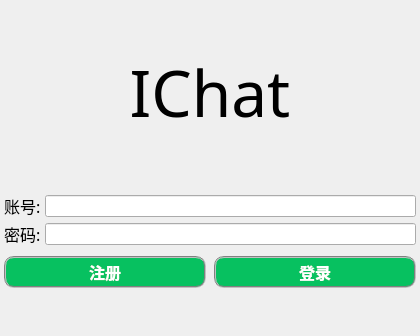
<?xml version="1.0" encoding="UTF-8"?>
<ui version="4.0">
 <class>Client</class>
 <widget class="QMainWindow" name="Client">
  <property name="geometry">
   <rect>
    <x>0</x>
    <y>0</y>
    <width>420</width>
    <height>336</height>
   </rect>
  </property>
  <property name="windowTitle">
   <string>Design by Snipe</string>
  </property>
  <widget class="QWidget" name="centralwidget">
   <layout class="QVBoxLayout" name="verticalLayout">
    <property name="spacing">
     <number>6</number>
    </property>
    <property name="leftMargin">
     <number>0</number>
    </property>
    <property name="topMargin">
     <number>0</number>
    </property>
    <property name="rightMargin">
     <number>0</number>
    </property>
    <property name="bottomMargin">
     <number>0</number>
    </property>
    <item>
     <layout class="QHBoxLayout" name="horizontalLayout"/>
    </item>
    <item>
     <spacer name="verticalSpacer">
      <property name="orientation">
       <enum>Qt::Vertical</enum>
      </property>
      <property name="sizeHint" stdset="0">
       <size>
        <width>20</width>
        <height>45</height>
       </size>
      </property>
     </spacer>
    </item>
    <item>
     <widget class="QLabel" name="label_3">
      <property name="font">
       <font>
        <family>Microsoft YaHei</family>
        <pointsize>48</pointsize>
       </font>
      </property>
      <property name="text">
       <string>IChat</string>
      </property>
      <property name="alignment">
       <set>Qt::AlignCenter</set>
      </property>
     </widget>
    </item>
    <item>
     <spacer name="verticalSpacer_2">
      <property name="orientation">
       <enum>Qt::Vertical</enum>
      </property>
      <property name="sizeHint" stdset="0">
       <size>
        <width>20</width>
        <height>11</height>
       </size>
      </property>
     </spacer>
    </item>
    <item>
     <layout class="QGridLayout" name="gridLayout" rowstretch="0,0">
      <property name="leftMargin">
       <number>4</number>
      </property>
      <property name="topMargin">
       <number>4</number>
      </property>
      <property name="rightMargin">
       <number>4</number>
      </property>
      <property name="bottomMargin">
       <number>4</number>
      </property>
      <property name="spacing">
       <number>4</number>
      </property>
      <item row="0" column="0">
       <widget class="QLabel" name="label">
        <property name="font">
         <font>
          <family>Agency FB</family>
          <pointsize>12</pointsize>
         </font>
        </property>
        <property name="text">
         <string>账号:</string>
        </property>
       </widget>
      </item>
      <item row="1" column="0">
       <widget class="QLabel" name="label_2">
        <property name="font">
         <font>
          <family>Agency FB</family>
          <pointsize>12</pointsize>
         </font>
        </property>
        <property name="text">
         <string>密码:</string>
        </property>
       </widget>
      </item>
      <item row="1" column="1">
       <widget class="QLineEdit" name="pwd"/>
      </item>
      <item row="0" column="1">
       <widget class="QLineEdit" name="name"/>
      </item>
     </layout>
    </item>
    <item>
     <layout class="QHBoxLayout" name="horizontalLayout_2">
      <property name="spacing">
       <number>8</number>
      </property>
      <property name="leftMargin">
       <number>4</number>
      </property>
      <property name="topMargin">
       <number>0</number>
      </property>
      <property name="rightMargin">
       <number>4</number>
      </property>
      <property name="bottomMargin">
       <number>0</number>
      </property>
      <item>
       <widget class="QPushButton" name="register_2">
        <property name="font">
         <font>
          <family>Agency FB</family>
          <pointsize>12</pointsize>
          <weight>75</weight>
          <bold>true</bold>
          <stylestrategy>PreferDefault</stylestrategy>
         </font>
        </property>
        <property name="styleSheet">
         <string notr="true">background-color: rgb(7, 193, 96);
color: rgb(255, 255, 255);
border:2px groove gray;border-radius:10px;padding:2px 4px;</string>
        </property>
        <property name="text">
         <string>注册</string>
        </property>
       </widget>
      </item>
      <item>
       <widget class="QPushButton" name="login">
        <property name="font">
         <font>
          <family>Agency FB</family>
          <pointsize>12</pointsize>
          <weight>75</weight>
          <bold>true</bold>
         </font>
        </property>
        <property name="styleSheet">
         <string notr="true">background-color: rgb(7, 193, 96);
color: rgb(255, 255, 255);
border:2px groove gray;border-radius:10px;padding:2px 4px;</string>
        </property>
        <property name="text">
         <string>登录</string>
        </property>
       </widget>
      </item>
     </layout>
    </item>
    <item>
     <spacer name="verticalSpacer_3">
      <property name="orientation">
       <enum>Qt::Vertical</enum>
      </property>
      <property name="sizeHint" stdset="0">
       <size>
        <width>20</width>
        <height>11</height>
       </size>
      </property>
     </spacer>
    </item>
   </layout>
  </widget>
 </widget>
 <resources/>
 <connections/>
</ui>
